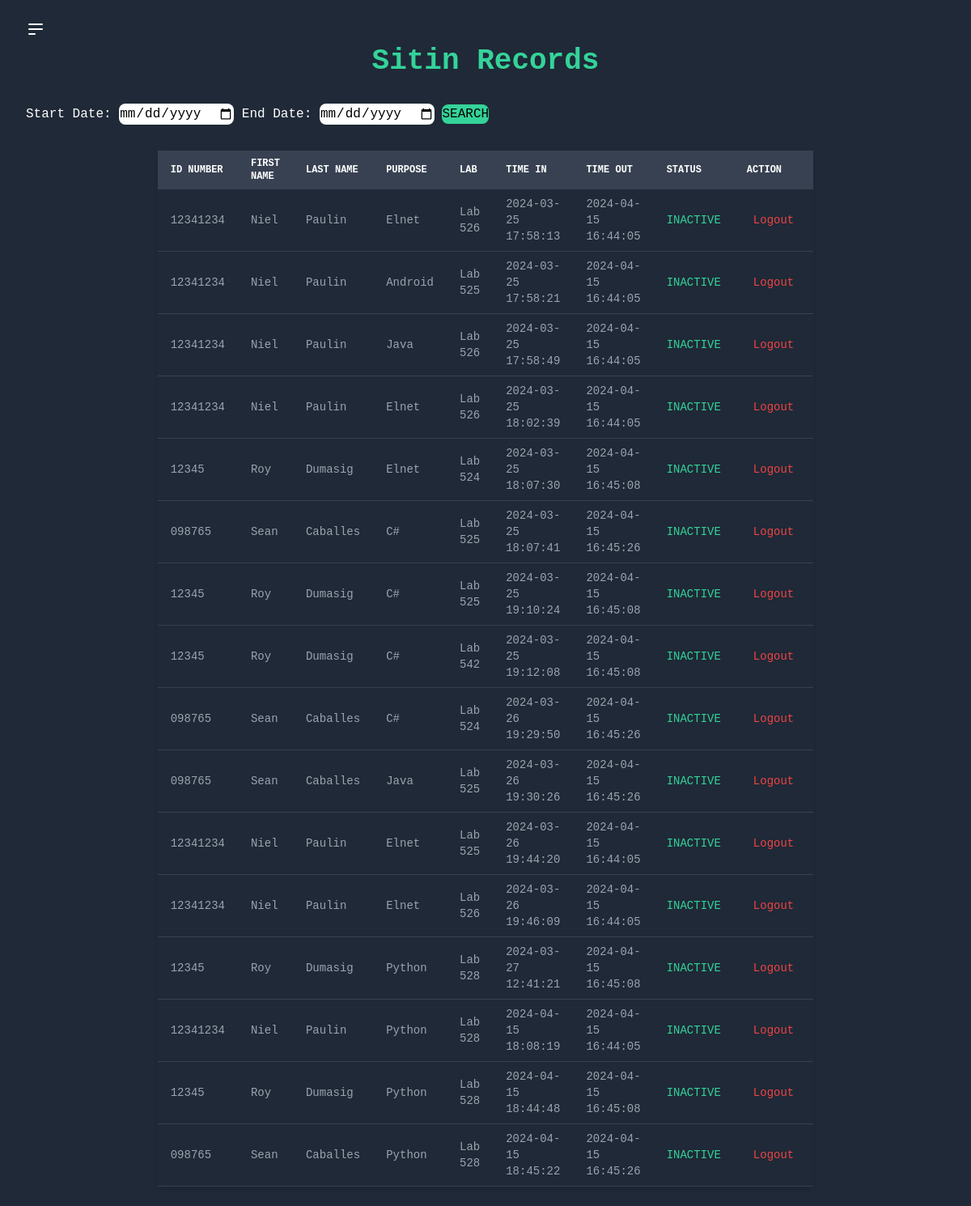
Before: /view_records.php with the older database file.
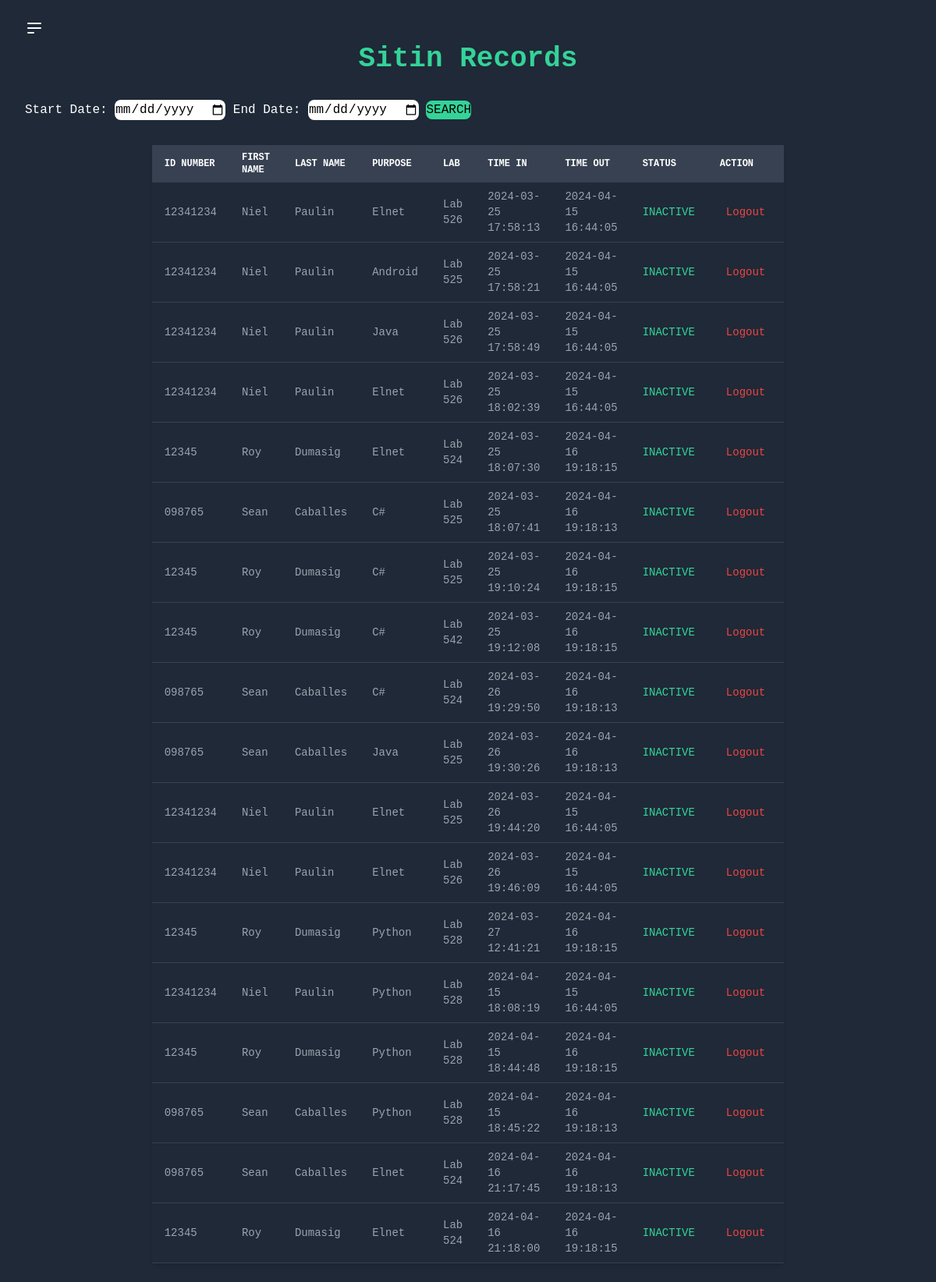
After: the same page with the newer database file.
### tables this page shows
CREATE TABLE sitin_student (
    id INTEGER PRIMARY KEY AUTOINCREMENT,
    id_number TEXT,
    firstname TEXT,
    lastname TEXT,
    purpose TEXT,
    lab TEXT,
    remaining_sessions INTEGER,
    time_in TEXT,
    time_out TEXT,
    status TEXT
);

CREATE TABLE student (
    id INTEGER PRIMARY KEY,
    id_number VARCHAR(50) NOT NULL,
    firstname VARCHAR(50) NOT NULL,
    lastname VARCHAR(50) NOT NULL,
    email VARCHAR(100) NOT NULL,
    password VARCHAR(255) NOT NULL
);

### view_records.php (the view, shortened to what this page needs)
<?php
$db = new SQLite3('sitin.db');
if ($_SERVER['REQUEST_METHOD'] === 'POST' && isset($_POST['generate_reports'])) {
  $start_date = $_POST['start_date'] ?? '';
  $end_date = $_POST['end_date'] ?? '';
  $query = $db->prepare("
    SELECT s.id_number, st.firstname, st.lastname, s.purpose, s.lab, s.time_in, s.time_out, s.status
    FROM sitin_student s
    JOIN student st ON s.id_number = st.id_number
    WHERE s.time_in BETWEEN :start_date AND :end_date
  ");
  $query->bindValue(':start_date', $start_date, SQLITE3_TEXT);
  $query->bindValue(':end_date', $end_date, SQLITE3_TEXT);
  $result = $query->execute();
}
else {
  $query = $db->prepare("
    SELECT s.id_number, st.firstname, st.lastname, s.purpose, s.lab, s.time_in, s.time_out, s.status
    FROM sitin_student s
    JOIN student st ON s.id_number = st.id_number
  ");
  $result = $query->execute();
}
?>
<!DOCTYPE html>
<html lang="en">
<head>
  <link href="https://cdn.jsdelivr.net/npm/tailwindcss@2.2.16/dist/tailwind.min.css" rel="stylesheet">
</head>
<body class="flex min-h-screen bg-gray-800 font-mono text-white">
  <div class="flex-1 px-8 py-6 ">
    <button id="menu-toggle" class="focus:outline-none">
      <svg class="h-6 w-6 text-white hover:text-gray-200" viewBox="0 0 24 24" fill="none" xmlns="http://www.w3.org/2000/svg">
        <path d="M4 6H20M4 12H20M4 18H11Z" stroke="currentColor" stroke-width="2" stroke-linecap="round" stroke-linejoin="round"></path>
      </svg>
    </button>
    <center>
      <h2 class="text-4xl font-semibold mb-6 text-green-400">Sitin Records</h2>
    </center>
    <div class="mt-8 ">
      <form method="POST" action="">
        <label for="start_date">Start Date:</label>
        <input class="rounded-lg text-black" type="date" id="start_date" name="start_date">
        <label for="end_date">End Date:</label>
        <input class="rounded-lg text-black " type="date" id="end_date" name="end_date">
        <button type="submit" name="generate_reports" class="border-solid bg-green-400 text-black text-base rounded-lg">SEARCH</button>
      </form>
    </div>
<div class="mt-8">
  <?php if ($result && $result->numColumns() > 0): ?>
    <center>
      <table class="table-auto w-full shadow-md rounded-md overflow-x-auto transition-upper-to-lower">
        <thead>
          <tr class="text-xs font-medium text-left text-white bg-gray-700 uppercase">
            <th class="px-4 py-2">ID NUMBER</th>
            <th class="px-4 py-2">FIRST NAME</th>
            <th class="px-4 py-2">LAST NAME</th>
            <th class="px-4 py-2">PURPOSE</th>
            <th class="px-4 py-2">LAB</th>
            <th class="px-4 py-2">TIME IN</th>
            <th class="px-4 py-2">TIME OUT</th>
            <th class="px-4 py-2">STATUS</th>
            <th class="px-4 py-2">ACTION</th>
          </tr>
        </thead>
        <tbody>
          <?php while ($row = $result->fetchArray(SQLITE3_ASSOC)): ?>
            <tr class="border-b border-gray-700 text-sm text-gray-400 hover:bg-gray-800 hover:text-white">
              <td class="px-4 py-2"><?php echo $row['id_number']; ?></td>
              <td class="px-4 py-2 capitalize"><?php echo $row['firstname']; ?></td>
              <td class="px-4 py-2 capitalize"><?php echo $row['lastname']; ?></td>
              <td class="px-4 py-2 capitalize"><?php echo $row['purpose']; ?></td>
              <td class="px-4 py-2 capitalize"><?php echo $row['lab']; ?></td>
              <td class="px-4 py-2"><?php echo $row['time_in']; ?></td>
              <td id="time-out-column" class="px-4 py-2"><?php echo $row['time_out']; ?></td>
              <td class="px-4 py-2 text-green-400"><?php echo $row['status']; ?></td>
              <td class="px-4 py-2">
                <form method="POST" action="">
                  <button type="submit" name="logout" class="text-red-500 hover:text-red-700 px-2 py-1 rounded-md focus:outline-none">Logout</button>
                </form>
              </td>
            </tr>
          <?php endwhile; ?>
        </tbody>
      </table>
    </center>
  <?php else: ?>
    <p class="text-red-500 text-center">No sitin records found.</p>
  <?php endif; ?>
</div>
</body>
</html>

Changed rows visible on the page:
changed sitin_student (number 5 of 18 on the later page): time_out "2024-04-15 16:45:08" → "2024-04-16 19:18:15"
changed sitin_student (number 6 of 18 on the later page): time_out "2024-04-15 16:45:26" → "2024-04-16 19:18:13"
changed sitin_student (number 7 of 18 on the later page): time_out "2024-04-15 16:45:08" → "2024-04-16 19:18:15"
changed sitin_student "Lab 542": time_out "2024-04-15 16:45:08" → "2024-04-16 19:18:15"
changed sitin_student (number 9 of 18 on the later page): time_out "2024-04-15 16:45:26" → "2024-04-16 19:18:13"
changed sitin_student (number 10 of 18 on the later page): time_out "2024-04-15 16:45:26" → "2024-04-16 19:18:13"
changed sitin_student (number 13 of 18 on the later page): time_out "2024-04-15 16:45:08" → "2024-04-16 19:18:15"
changed sitin_student (number 15 of 18 on the later page): time_out "2024-04-15 16:45:08" → "2024-04-16 19:18:15"
changed sitin_student (number 16 of 18 on the later page): time_out "2024-04-15 16:45:26" → "2024-04-16 19:18:13"
added sitin_student: id_number "098765", student.firstname "Sean", student.lastname "Caballes", purpose "Elnet", lab "Lab 524", time_in "2024-04-16 21:17:45", time_out "2024-04-16 19:18:13", status "INACTIVE"
added sitin_student: id_number "12345", student.firstname "Roy", student.lastname "Dumasig", purpose "Elnet", lab "Lab 524", time_in "2024-04-16 21:18:00", time_out "2024-04-16 19:18:15", status "INACTIVE"
